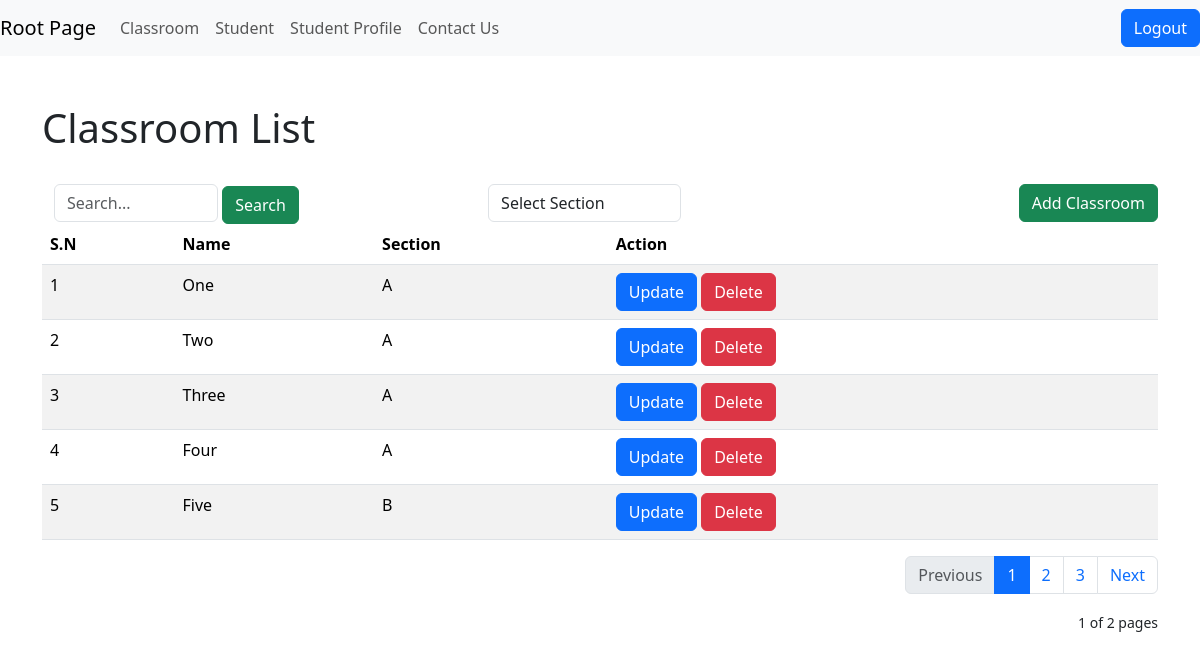
The app's page /crud/classroom/ (signed in) with its own data.
### crud/models.py (models this page shows)
class Classroom(models.Model): #Here model class of Django is inherited.
    name = models.CharField(max_length=20)
    section = models.CharField(max_length=5)

### crud/views.py (the view)
# urls.py: path("classroom/", classroom_view, name="crud_classroom"),
@login_required
def classroom_view(request):
    queryset = Classroom.objects.all()
    search = request.GET.get("search")
    if search:
        queryset = queryset.filter(name__icontains=search)
    section = request.GET.get("section")
    if section:
        queryset = queryset.filter(section=section.upper())
    paginator = Paginator(queryset, 5)  # Show 10 objects per page.
    page_number = request.GET.get('page')
    page_obj = paginator.get_page(page_number)
    return render(request, template_name="crud/classroom.html",
                  context={"page_obj": page_obj})

### crud/templates/crud/classroom.html (shortened to what this page needs)
{% extends 'layouts/base.html' %}
{% block content %}
<div class="container">
    <h1>Classroom List</h1><br>
    <a href="{% url 'add_classoom' %}" class="btn btn-success" style="float: right;">Add Classroom</a>
    <div class="row">
        <div class="col-md-8">
            <div class="row">
                <div class="col-md-8">
                    <form method="get">
                        <input class="form-control" placeholder="Search..."
                        name="search" style="display: inline; width: 40%;" value="{{request.GET.search}}">
                        <button style="display: inline;" type="submit" class="btn btn-success">Search</button>
                    </form>
                </div>
                <div class="col-md-4">
                    <select name="section" class="form-control" onchange=filterBySection(event)>
                    <option selected>Select Section</option>
                    </select>
                </div>
            </div>
        </div>
        <div class="col-md-4"></div>
    </div>
    <table class="table table-striped">
        <thead>
            <tr>
                <th>S.N</th>
                <th>Name</th>
                <th>Section</th>
                <th>Action</th>
            </tr>
        </thead>
        <tbody>
            {% for classroom in page_obj %}
                <tr>
                    <td>{{ page_obj.start_index|add:forloop.counter0 }}</td>
                    <td>{{classroom.name}}</td>
                    <td>{{classroom.section}}</td>
                    <td>
                        <a href="{% url 'update_classroom' classroom.id %}" class="btn btn-primary">Update</a>
                        <a href="{% url 'delete_classroom' classroom.id %}" class="btn btn-danger">Delete</a>
                    </td>
                </tr>
            {% endfor %}
        </tbody>
    </table>
    {% include 'layouts/pagination.html' %}
</div>
{% endblock %}

### records on screen
Classroom: start_index|add "1", name "One", section "A"
Classroom: start_index|add "2", name "Two", section "A"
Classroom: start_index|add "3", name "Three", section "A"
Classroom: start_index|add "4", name "Four", section "A"
Classroom: start_index|add "5", name "Five", section "B"

### other values on screen
{{ page_obj.paginator.num_pages }} "2"
